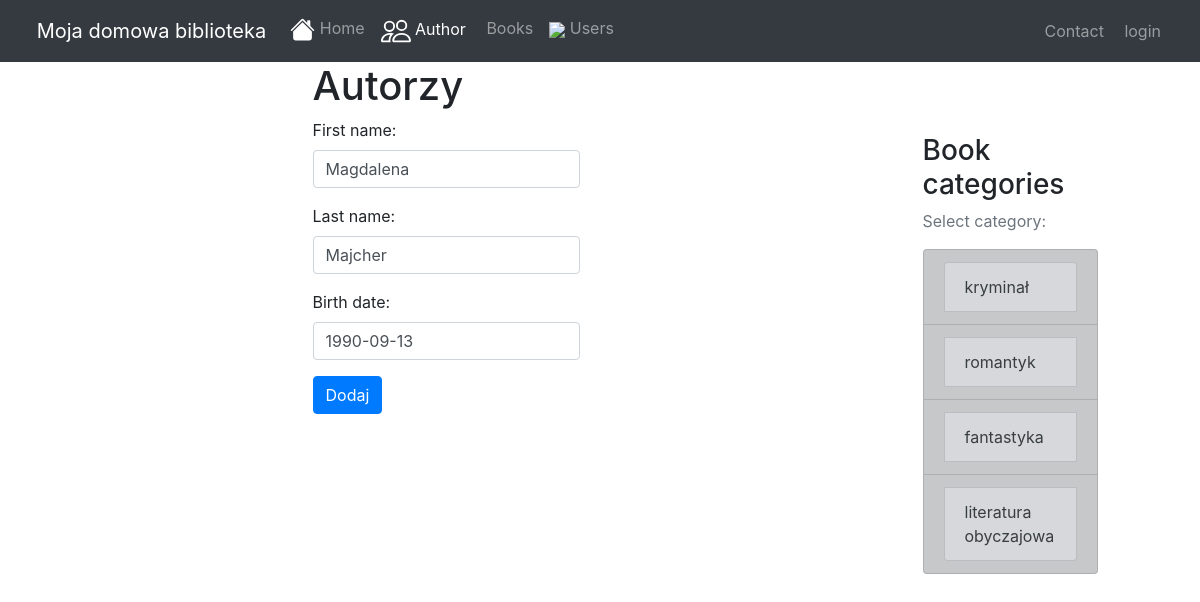
Screenshot of /authors/2 with the database file from the repository.
### books/models.py (models this page shows, shortened)
class Author(models.Model):
    first_name = models.CharField(max_length=100, verbose_name='Imię')
    last_name = models.CharField(max_length=100, verbose_name='Nazwisko')
    birth_date = models.DateField(verbose_name='Data urodzenia')
    active = models.BooleanField(default=True)

class Category(models.Model):
    category = models.CharField(max_length=50)
    def __str__(self):
        return self.category
    class Meta:
        verbose_name_plural = "Categories"

### books/views.py (the view)
# urls.py: path('authors/<int:pk>', views.AuthorUpdate.as_view(), name='author_update'),
class AuthorUpdate(UpdateView):
    template_name = 'author/update.html'
    form_class = form.AuthorForm
    model = models.Author
    success_url = reverse_lazy('author_index')
    def get_context_data(self, **kwargs):
        context = super().get_context_data(**kwargs)
        context['active_author'] = 'active'
        return context

### books/form.py
class AuthorForm(forms.ModelForm):
    first_name = forms.CharField(widget=forms.TextInput(attrs={'class': 'form-control'}))
    last_name = forms.CharField(widget=forms.TextInput(attrs={'class': 'form-control'}))
    birth_date = forms.DateTimeField(input_formats=['%Y-%m-%d'],
                                     widget=forms.DateTimeInput(attrs={'class': 'form-control'}, format='%Y-%m-%d'))
    class Meta:
        model = models.Author
        fields = ['first_name', 'last_name', 'birth_date']

### books/context_processors.py (called while the page is built)
def categories(request):
    return {
        'categories': Category.objects.all()
    }

### books/templates/author/update.html (shortened to what this page needs)
{% extends "layout/base.html" %}
{% block content %}
<div class="container">
    <div class="row">
        <div class="col"></div>
        <div class="col ms-auto"><h1>Autorzy</h1></div>
        <div class="col"></div>
    </div>
    <div class="row">
        <div class="col"></div>
        <div class="col ms-auto">
            <form method="post">
                {{ form.as_p }}
                <input class="btn btn-primary mb-3" type="submit" value="Dodaj">
            </form>
        </div>
        <div class="col"></div>
    </div>
</div>
{% endblock %}

### books/templates/layout/base.html (shortened to what this page needs)
{% load bootstrap4 %}
{% load static %}
<!DOCTYPE html>
<html lang="en">
  <head>
    {% bootstrap_css %}
</head>
  <body>
    <nav class="navbar navbar-expand-lg navbar-dark bg-dark static-top">
      <div class="container-fluid">
        <a class="navbar-brand" href="{% url 'index' %}"><img style="height:1.4em;" src="{% static 'books/icons/regal.png' %}"
          alt=""> Moja domowa biblioteka</a>
        <div class="collapse navbar-collapse" id="navbarText">
          <ul class="navbar-nav me-auto mb-2 mb-lg-0">
            <li class="nav-item">
              <a class="nav-link {{active_index}}" aria-current="page" href="{% url 'index' %}"> Home</a>
            </li>
            <li class="nav-item">
              <a class="nav-link {{active_author}}" href="{% url 'author_index' %}"> Author</a>
            </li>
            <li class="nav-item">
              <a class="nav-link {{active_book}}" href="{% url 'book_index' %}"><img src="{% static 'books/icons/book.png' %}" alt=""> Books</a>
            </li>
            <li class="nav-item">
              <a class="nav-link {{active_user}}" href="{% url 'user_index' %}"><img src="{% static 'books/icons/profile.png' %}"> Users</a>
            </li>
          </ul>
        </div>
        <div class="navbar-nav">
            <li class="nav-item">
              <a class="nav-item nav-link" href="{% url 'contact' %}"><img src="{% static 'books/icons/message.png' %}" alt=""> Contact</a>
            </li>
            {% if user.is_authenticated %}
            <p class="nav-link"> {{ user.username }} | <a href="{% url 'logout' %}"> <img src="{% static 'books/icons/logout.png' %}" alt=""> logout</a></p>
            {% else %}
            <a class="nav-link" href="{% url 'login' %}"><img src="{% static 'books/icons/login.png' %}" alt=""> login</a>
            {% endif %}
        </div>
        </div>
    </nav>
      <div class="row">
          <div class="col-md-9">
              {% block content %}{% endblock %}
          </div>
          <div class="col-md-2">
              <div class="content-section"><br><br><br>
                  <h3>Book categories</h3>
                  <p class='text-muted'>Select category:
                    <ul class="list-group">
                      {% for category in categories %}
                      <a href="{% url 'category' pk=category.pk %}" class="list-group-item list-group-item-action list-group-item-dark">
                      <li class="list-group-item list-group-item-secondary"> {{ category }} </li>
                      </a>
                      {% endfor %}
                    </ul>
                  </p>
              </div>
          </div>
      </div>
  </body>
</html>

### rows the page displays
Author: first_name "Magdalena", last_name "Majcher", birth_date "1990-09-13"
Category: category "kryminał"
Category: category "romantyk"
Category: category "fantastyka"
Category: category "literatura obyczajowa"
